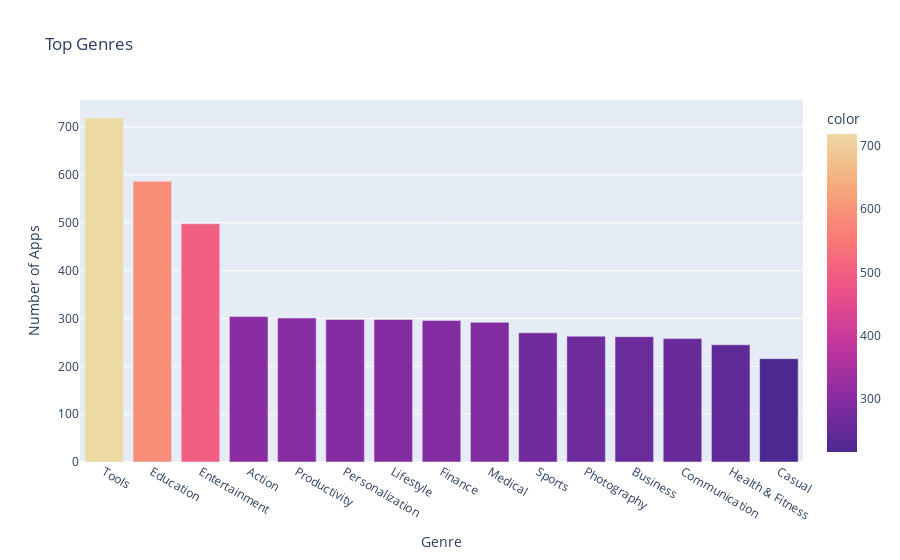

Notebook source saved alongside this figure:
### Code cell
#barchart using px
bar_genres = px.bar(x=genres_counts.index[:15],
                    y=genres_counts.values[:15],
                    title="Top Genres",
                    hover_name=genres_counts.index[:15], 
                    color=genres_counts.values[:15],        #color based on count density
                    color_continuous_scale='agsunset')      #use this for shades


bar_genres.update_layout(xaxis_title='Genre', 
                         yaxis_title='Number of Apps', 
                         coloraxis_showscale=True)          #to turn on the scale for count on the right

bar_genres.show()

### Figure 1 — Plotly figure (JSON) as saved in the notebook; plotly's stock layout.template omitted (floating-point values rounded to 4 significant figures)
{"data": [{"alignmentgroup": "True", "hovertemplate": "<b>%{hovertext}</b><br><br>x=%{x}<br>y=%{y}<br>color=%{marker.color}<extra></extra>", "hovertext": ["Tools", "Education", "Entertainment", "Action", "Productivity", "Personalization", "Lifestyle", "Finance", "Medical", "Sports", "Photography", "Business", "Communication", "Health & Fitness", "Casual"], "legendgroup": "", "marker": {"color": [719, 587, 498, 304, 301, 298, 298, 296, 292, 270, 263, 262, 258, 245, 216], "coloraxis": "coloraxis", "pattern": {"shape": ""}}, "name": "", "offsetgroup": "", "orientation": "v", "showlegend": false, "textposition": "auto", "type": "bar", "x": ["Tools", "Education", "Entertainment", "Action", "Productivity", "Personalization", "Lifestyle", "Finance", "Medical", "Sports", "Photography", "Business", "Communication", "Health & Fitness", "Casual"], "xaxis": "x", "y": [719, 587, 498, 304, 301, 298, 298, 296, 292, 270, 263, 262, 258, 245, 216], "yaxis": "y"}], "layout": {"barmode": "relative", "coloraxis": {"colorbar": {"title": {"text": "color"}}, "colorscale": [[0, "rgb(75, 41, 145)"], [0.1667, "rgb(135, 44, 162)"], [0.3333, "rgb(192, 54, 157)"], [0.5, "rgb(234, 79, 136)"], [0.6667, "rgb(250, 120, 118)"], [0.8333, "rgb(246, 169, 122)"], [1, "rgb(237, 217, 163)"]], "showscale": true}, "legend": {"tracegroupgap": 0}, "title": {"text": "Top Genres"}, "xaxis": {"anchor": "y", "domain": [0, 1], "title": {"text": "Genre"}}, "yaxis": {"anchor": "x", "domain": [0, 1], "title": {"text": "Number of Apps"}}}}
